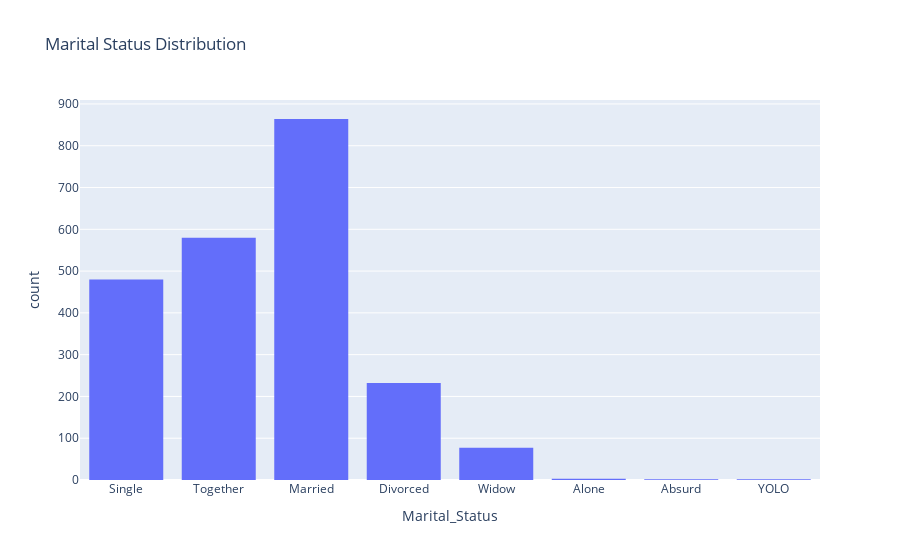

The notebook cell saved with this chart:
### Code cell
# Marital Status Distribution
fig2 = px.histogram(df, x='Marital_Status', nbins=5, title="Marital Status Distribution")
fig2.show()

### Figure 1 — Plotly figure (JSON) as saved in the notebook; plotly's stock layout.template omitted (floating-point values rounded to 4 significant figures; data arrays with more than 128 entries replaced by an {"elided": "..."} marker saying what was removed)
{"data": [{"alignmentgroup": "True", "bingroup": "x", "hovertemplate": "Marital_Status=%{x}<br>count=%{y}<extra></extra>", "legendgroup": "", "marker": {"color": "#636efa", "pattern": {"shape": ""}}, "name": "", "nbinsx": 5, "offsetgroup": "", "orientation": "v", "showlegend": false, "type": "histogram", "x": {"elided": "2240 str values"}, "xaxis": "x", "yaxis": "y"}], "layout": {"barmode": "relative", "legend": {"tracegroupgap": 0}, "title": {"text": "Marital Status Distribution"}, "xaxis": {"anchor": "y", "domain": [0, 1], "title": {"text": "Marital_Status"}}, "yaxis": {"anchor": "x", "domain": [0, 1], "title": {"text": "count"}}}}
